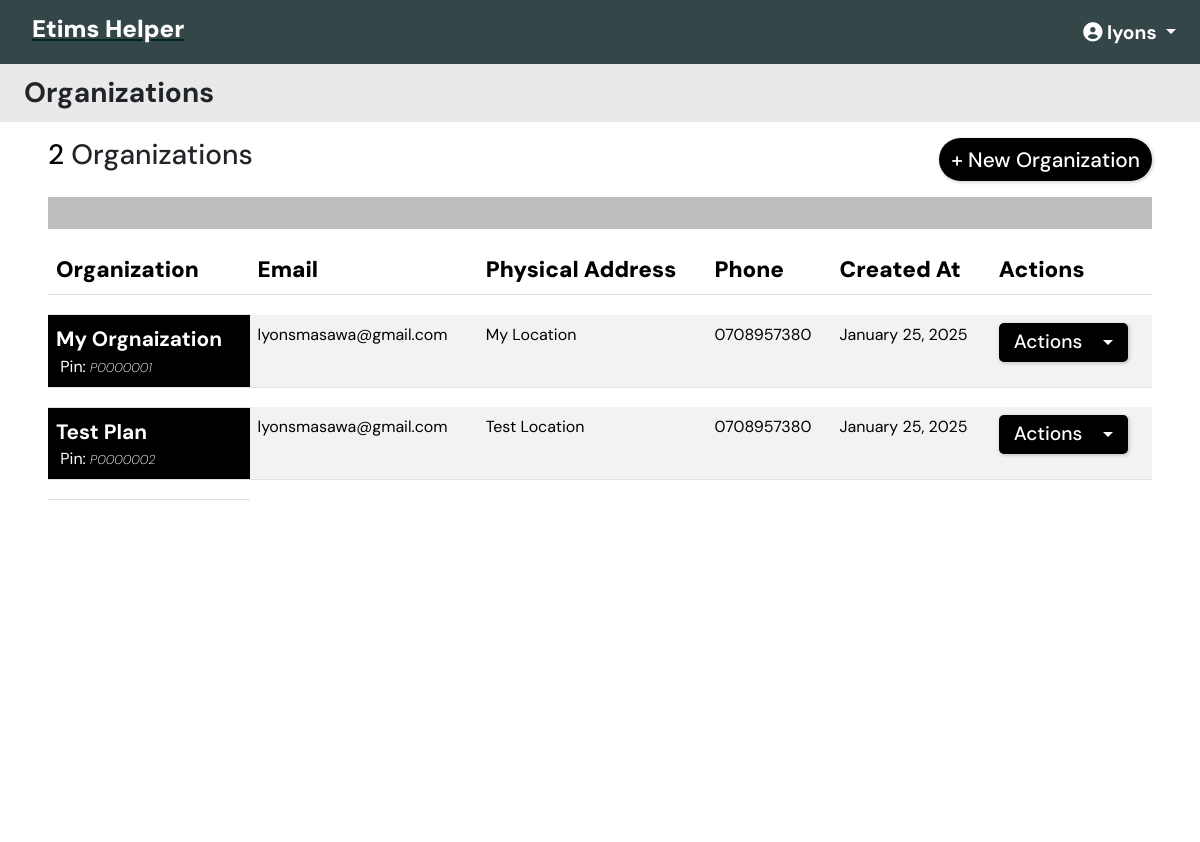
Screenshot of /api/organization/ (signed in) with the database file from the repository.
### organization/models.py (models this page shows, shortened)
class Organization(BaseModel):
    user = models.ManyToManyField(User,  related_name="organizations")
    organization_name = models.CharField(max_length=50, unique=True)
    organization_pin = models.CharField(
        max_length=50,  unique=True)
    organization_email = models.EmailField(max_length=50)
    organization_physical_address = models.CharField(max_length=100)
    organization_phone = models.CharField(max_length=13)
    def __str__(self):
        return self.organization_name

### organization/views.py (the view, shortened to what this page needs)
# urls.py: path("", views.organization_list, name="organization_list"),
@login_required
def organization_list(request):
    try:
        organizations = Organization.objects.filter(user=request.user)
        print(organizations)
        form = OrganizationForm()
        return render(
            request,
            "organization/organization_list.html",
            {"organizations": organizations, "form": form}
        )
    except Exception as e:
        return JsonResponse({"success": False, "errors": str(e)})

### organization/templates/organization/organization_list.html (shortened to what this page needs)
{% extends "main.html" %}
{% load bootstrap5 %}
{% block content %}
{% include 'res_nav.html' %}
<div class="container-fluid p-0 pt-2 part-upper" style="min-height: 90vh;">
    <div class="d-flex justify-content-between align-items-center py-1 px-4  part-upper">
        <h3><strong class="">Organizations</strong></h3>
    </div>
    <div class="container-fluid px-5" style="min-height: 90vh; background-color: white;">
        <div class="d-flex justify-content-between align-items-center p-0 pt-3">
            <h3><span style="color: #000000;">{{ organizations.count }}</span> Organizations</h3>
            <div>
                <button type="button" class="btn add" data-toggle="modal" data-target="#organizationModal">
                    + New Organization
                </button>
            </div>
        </div>
        <hr class="hr-style" />
        <div class="organization-list">
            <table class="table table-striped">
                <thead class="thead-dark">
                    <tr>
                        <th scope="col">Organization</th>
                        <th scope="col">Email</th>
                        <th scope="col">Physical Address</th>
                        <th scope="col">Phone</th>
                        <th scope="col">Created At</th>
                        <th scope="col">Actions</th>
                    </tr>
                    <tr>
                        <td style="font-size: 2px;">
                        </td>
                    </tr>
                </thead>
                <tbody class="org-list">
                    {% for org in organizations %}
                    <tr id="org-{{ org.id }}" class="align-items-center justify-center lines">
                        <td class="td-header">
                            <a href="{% url 'organization:organization_detail' org.id %}" class="a-style">
                                <strong class="td_title">{{ org.organization_name }}</strong><br>
                                &nbsp;Pin: <small class="td_span">{{ org.organization_pin }}</small>
                            </a>
                        </td>
                        <td>{{ org.organization_email }}</td>
                        <td>{{ org.organization_physical_address }}</td>
                        <td>{{ org.organization_phone }}</td>
                        <td>{{ org.created_at|date:"F j, Y" }}</td>
                        <td>
                            <div class="dropdown">
                                <button class="btn btn-secondary btn-sm dropdown-toggle w-btn" type="button"
                                    id="dropdownMenuButton-{{ org.id }}" data-bs-toggle="dropdown"
                                    aria-expanded="false">
                                    Actions
                                </button>
                            </div>
                        </td>
                    </tr>
                    <tr>
                        <td style="font-size: 2px;">
                        </td>
                    </tr>
                    {% endfor %}
                </tbody>
            </table>
        </div>
    </div>
</div>
{% endblock %}

### templates/res_nav.html (shortened to what this page needs)
<nav class="navbar navbar-expand-lg navcolor">
    <div class="container-fluid navbar-x">
        <a href="{% url 'organization:organization_list' %}" class="nav-a" style="color: #00251D !important">
            <h1 class="navlogo">
                Etims Helper
            </h1>
        </a>
        <div class="collapse navbar-collapse" id="navbarSupportedContent">
            <ul class="navbar-nav me-auto mb-2 mb-lg-0 bg-tr">
                <li class="nav-item dropdown" ">
                    <a class="nav-link dropdown-toggle" href="#" id="navbarDropdown" role="button"
                        data-bs-toggle="dropdown" aria-expanded="false" style="color: white !important;">
                        {% if request.user.profile %}
                        <img src=" {{ request.user.username}}" class="rounded-circle z-depth-0" style="max-width:100%;
                            max-height:100%;">
                        {% else %}
                        <i class="fa fa-user-circle"></i>&nbsp;{{request.user.username}}
                        {%endif%}
                    </a>
                </li>
            </ul>
        </div>
    </div>
</nav>

### static/css/main.css (style rules this page uses)
* { font-family: "DM Sans", -apple-system, BlinkMacSystemFont, "Segoe UI", Roboto, Oxygen, Ubuntu, Cantarell, "Open Sans", "Helvetica Neue", sans-serif; margin: 0; padding: 0; box-sizing: border-box; text-rendering: optimizeLegibility; }
html { background: #9e9e9e; background: -webkit-linear-gradient(to right, #D4D3DD, #d1d1d1); background: linear-gradient(to right, #D4D3DD, #d1d1d1); }
.bg-tr { width: 100%; display: flex; align-items: center; justify-content: space-between; }
.navcolor { padding: 0% !important; }
.navlogo { font-weight: 900; font-size: 1.5rem; color: white !important; }
.part-upper { background-color: #e9e9e9; }
.navbar-x { display: flex; align-items: center; justify-content: space-between; width: 100%; padding: 0.7rem 1rem 0.5rem 2rem; background-color: #354649 !important; color: white !important; }
.nav-item a { color: black; font-weight: bold; font-size: 1.2rem; }
.btn { background-color: transparent; border: none; display: inline-flex; align-items: center; gap: 1rem; cursor: pointer; color: white; transition: all ease-in-out 0.3s; border-radius: 5px; box-shadow: 1px 1px 3px 1px rgba(0, 0, 0, 0.15); font-weight: 500; }
.td-header { display: flex; flex-direction: row; padding-bottom: 0%; align-items: center; justify-content: space-between; color: white !important; background-color: #000000 !important; }
.td-header a { color: white !important; }
.add { border-radius: 25px; font-weight: 500; padding: auto 15px; font-size: 1.3rem; background-color: #000000; color: white !important; }
.w-btn { padding: 5px 15px; background-color: #000; color: white; font-size: 1.2rem; }
.a-style { text-decoration: none; color: #000000; }
.thead-dark { font-size: 1.4rem; }
.thead-dark th { font-weight: 900 !important; }
.hr-style { color: #000 !important; background-color: #000000 !important; height: 2rem !important; }
.lines td { align-items: center; overflow-wrap: normal; max-height: fit-content; }
.td_title { font-size: 1.3rem; }
.td_span { font-style: italic; font-size: 0.8rem; font-weight: 200; }

### rows the page displays
Organization: organization_name "My Orgnaization", organization_pin "P0000001", organization_email "lyonsmasawa@gmail.com", organization_physical_address "My Location", organization_phone "0708957380", created_at "January 25, 2025"
Organization: organization_name "Test Plan", organization_pin "P0000002", organization_email "lyonsmasawa@gmail.com", organization_physical_address "Test Location", organization_phone "0708957380", created_at "January 25, 2025"

### other values shown
{{ request.user.username }} "lyons"
{{ organizations.count }} "2"
